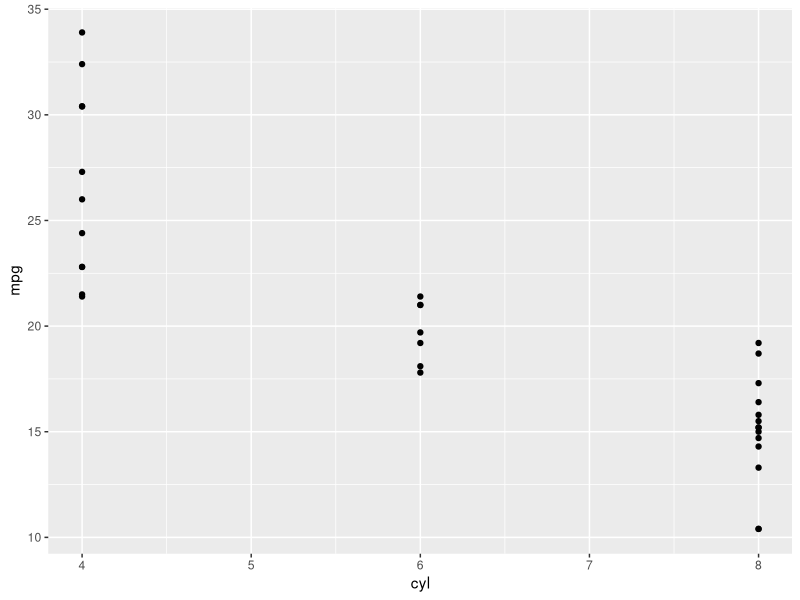
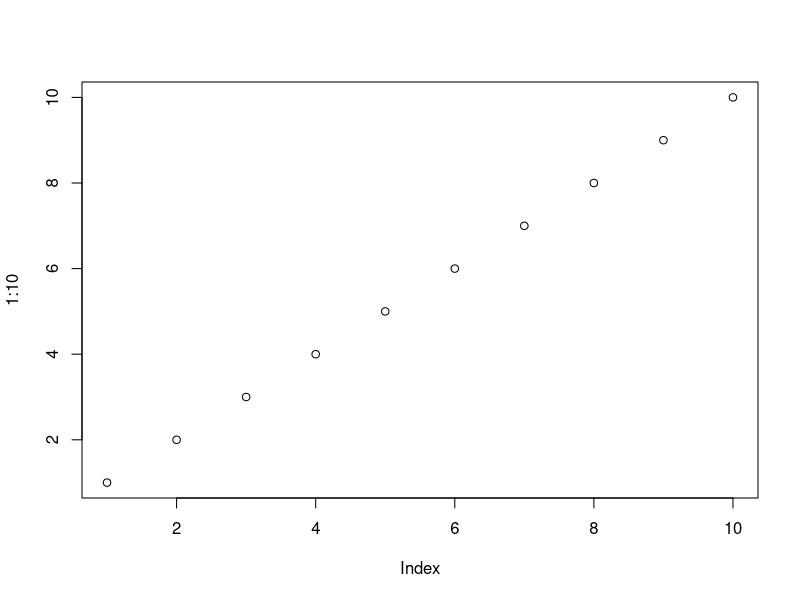
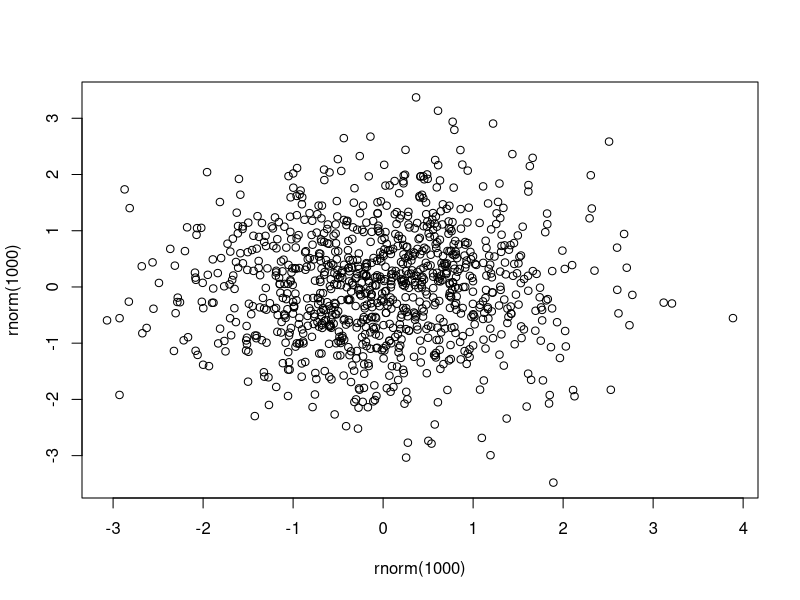

Here is the R script that generated these plots, in order:
library(ggplot2)

ggplot(mtcars)+
  geom_point(aes(x=cyl, y =mpg))

# Comment
plot(1:10)

t.test(runif(100,-1,1))

# Ta det  
plot(rnorm(1000),rnorm(1000))
